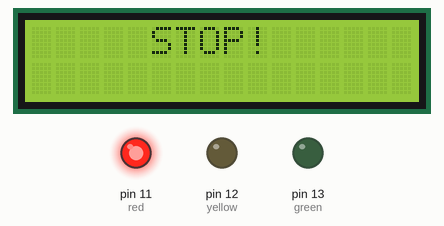
Bench run of a sketch on a simulated Arduino Uno, built with avr-gcc and run on an emulated ATmega328P. Parts: 16×2 character LCD, output pins drawn as LEDs (lit = HIGH).

Above: at 0.1 s.
At 2.1 s:
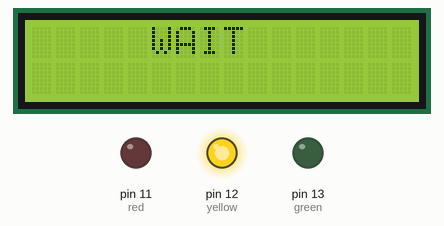
At 3.1 s:
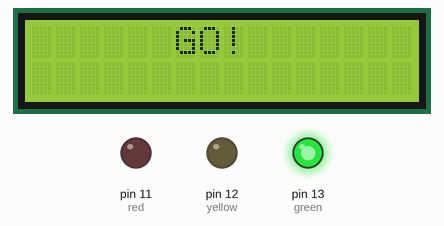
Timing chart, 0 to 39.7 s (numbered marks = the images above):
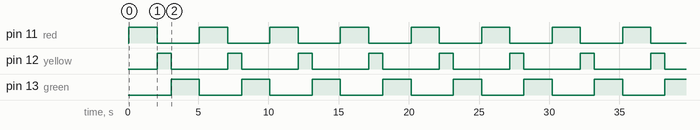

Measured:
- by itself, pin 11 (red), pin 13 (green): alternates HIGH for 2.0 s and LOW for 3.0 s
- by itself, pin 12 (yellow): alternates HIGH for 1.0 s and LOW for 4.0 s
- by itself, everything shown: repeats every 5.0 s, in 4 steps
- what the display in image 1 shows lasts 1.0 s, from 2.1 s to 3.1 s

The sketch:

trafic_light_2.ino
```cpp
#include <Wire.h>
#include <LiquidCrystal_I2C.h>
LiquidCrystal_I2C lcd(0x27, 16, 2);
int green=13;
int yellow=12;
int red=11;
void setup() {
  lcd.init();
  lcd.backlight();
  pinMode(green,OUTPUT);
  pinMode(yellow,OUTPUT);
  pinMode(red,OUTPUT);
}

void loop() {
digitalWrite(green,LOW);
digitalWrite(yellow,LOW);
digitalWrite(red,HIGH);
lcd.setCursor(5,0);
lcd.print("STOP!");
delay(2000);
digitalWrite(green,LOW);
digitalWrite(yellow,HIGH);
digitalWrite(red,LOW);
lcd.clear();
lcd.setCursor(5,0);
lcd.print("WAIT");
delay(1000);
digitalWrite(green,HIGH);
digitalWrite(yellow,LOW);
digitalWrite(red,LOW);
lcd.clear();
lcd.setCursor(6,0);
lcd.print("GO!");
delay(2000);
lcd.clear();


  // put your main code here, to run repeatedly:

}
```
